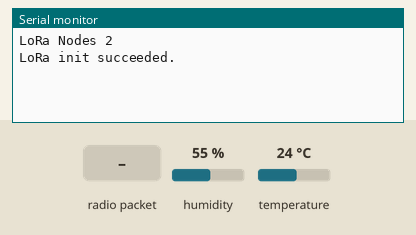
Recording of a program running on a simulated ESP8266 (Wemos D1 mini). Parts: the last lines printed to the serial monitor. The test bench sets the inputs (shaded band); at power-on: humidity 55 %, temperature 24 °C. No radio packets arrive unless stated.

Above: at 1.9 s.
2.0 s: radio packet "1" arrives
At 2.5 s:
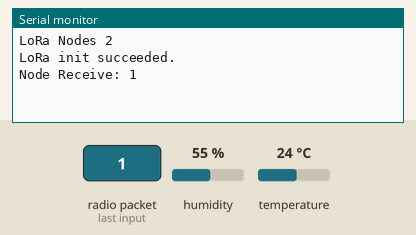
3.5 s: radio packet "0" arrives
At 4.8 s:
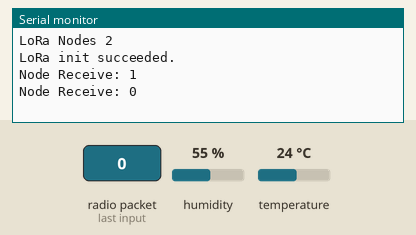

The program:

main.cpp
```cpp
#include <Arduino.h>
#include <SPI.h>
#include <LoRa.h>
#include <DHT.h>
#include <DHT_U.h>

#define ss 15   // LoRa radio chip select
#define rst 16  // LoRa radio reset
#define dio0 13 // change for your board; must be a hardware interrupt pin

#define DHTPIN 0
#define DHTTYPE DHT22

const long frequency = 433E6; // LoRa Frequency

float temperature;
float humidity;

DHT dht(DHTPIN, DHTTYPE);

void LoRa_rxMode()
{
  LoRa.enableInvertIQ(); // active invert I and Q signals
  LoRa.receive();        // set receive mode
}

void LoRa_txMode()
{
  LoRa.idle();            // set standby mode
  LoRa.disableInvertIQ(); // normal mode
}
void LoRa_sendMessage(String message)
{
  LoRa_txMode();       // set tx mode
  LoRa.beginPacket();  // start packet
  LoRa.print(message); // add payload
  LoRa.endPacket();    // finish packet and send it
  LoRa_rxMode();       // set rx mode
}

void onReceive(int packetSize)
{
  String message = "";
  while (LoRa.available())
  {
    message += (char)LoRa.read();
  }
  Serial.print("Node Receive: ");
  Serial.println(message);
}
boolean runEvery(unsigned long interval)
{
  static unsigned long previousMillis = 0;
  unsigned long currentMillis = millis();
  if (currentMillis - previousMillis >= interval)
  {
    previousMillis = currentMillis;
    return true;
  }
  return false;
}

void setup()
{
  Serial.begin(115200); // initialize serial
  dht.begin();
  while (!Serial)
    ;
  Serial.println("LoRa Nodes 2");
  LoRa.setPins(ss, rst, dio0);

  if (!LoRa.begin(frequency))
  {
    Serial.println("Starting LoRa failed!");
    while (true)
      ; // if failed, do nothing
  }

  Serial.println("LoRa init succeeded.");
  Serial.println();

  LoRa.onReceive(onReceive);
  // LoRa_rxMode();
}

void loop()
{
  temperature = dht.readTemperature();
  humidity = dht.readHumidity();
  if (runEvery(1000))
  {                            // repeat every 1000 millis
    String message = "003,";   // id
    message += millis();    // kirim data millis,
    message += "#";            // tanda akhir data
    LoRa_sendMessage(message); // send a message
  }
}
```

Measured:
- after the input at 2.0 s, the serial monitor: prints a new line at once (image 1)
- after the input at 3.5 s, the serial monitor: prints a new line at once (image 2)
